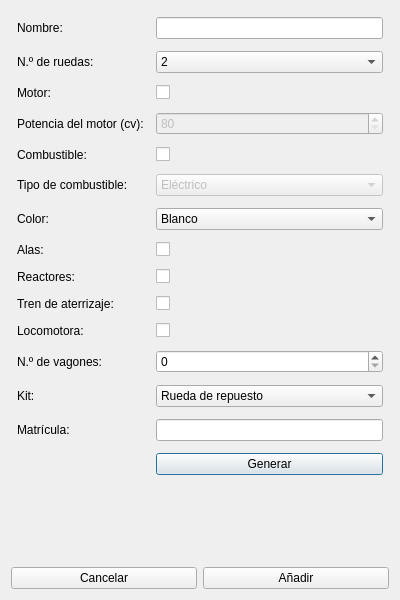
<?xml version="1.0" encoding="UTF-8"?>
<ui version="4.0">
 <class>AddVehicleFormWindow</class>
 <widget class="QDialog" name="AddVehicleFormWindow">
  <property name="enabled">
   <bool>true</bool>
  </property>
  <property name="geometry">
   <rect>
    <x>0</x>
    <y>0</y>
    <width>400</width>
    <height>600</height>
   </rect>
  </property>
  <property name="sizePolicy">
   <sizepolicy hsizetype="Preferred" vsizetype="Preferred">
    <horstretch>0</horstretch>
    <verstretch>0</verstretch>
   </sizepolicy>
  </property>
  <property name="minimumSize">
   <size>
    <width>400</width>
    <height>600</height>
   </size>
  </property>
  <property name="windowTitle">
   <string>Añadir Vehículo</string>
  </property>
  <layout class="QVBoxLayout" name="verticalLayout">
   <item>
    <layout class="QFormLayout" name="formLayout">
     <property name="horizontalSpacing">
      <number>12</number>
     </property>
     <property name="verticalSpacing">
      <number>12</number>
     </property>
     <property name="leftMargin">
      <number>6</number>
     </property>
     <property name="topMargin">
      <number>6</number>
     </property>
     <property name="rightMargin">
      <number>6</number>
     </property>
     <property name="bottomMargin">
      <number>6</number>
     </property>
     <item row="0" column="0">
      <widget class="QLabel" name="nameLabel">
       <property name="text">
        <string>Nombre:</string>
       </property>
      </widget>
     </item>
     <item row="1" column="0">
      <widget class="QLabel" name="wheelNumLabel">
       <property name="text">
        <string>N.º de ruedas:</string>
       </property>
      </widget>
     </item>
     <item row="2" column="0">
      <widget class="QLabel" name="engineLabel">
       <property name="text">
        <string>Motor:</string>
       </property>
      </widget>
     </item>
     <item row="2" column="1">
      <widget class="QCheckBox" name="engineCheckBox">
       <property name="text">
        <string/>
       </property>
      </widget>
     </item>
     <item row="3" column="0">
      <widget class="QLabel" name="engineHpLabel">
       <property name="text">
        <string>Potencia del motor (cv):</string>
       </property>
      </widget>
     </item>
     <item row="3" column="1">
      <widget class="QSpinBox" name="engineHpSpinBox">
       <property name="enabled">
        <bool>false</bool>
       </property>
       <property name="minimum">
        <number>80</number>
       </property>
       <property name="maximum">
        <number>450</number>
       </property>
      </widget>
     </item>
     <item row="4" column="0">
      <widget class="QLabel" name="fuelLabel">
       <property name="text">
        <string>Combustible:</string>
       </property>
      </widget>
     </item>
     <item row="4" column="1">
      <widget class="QCheckBox" name="fuelCheckBox">
       <property name="text">
        <string/>
       </property>
      </widget>
     </item>
     <item row="5" column="0">
      <widget class="QLabel" name="fuelTypeLabel">
       <property name="text">
        <string>Tipo de combustible:</string>
       </property>
      </widget>
     </item>
     <item row="5" column="1">
      <widget class="QComboBox" name="fuelTypeComboBox">
       <property name="enabled">
        <bool>false</bool>
       </property>
       <item>
        <property name="text">
         <string>Eléctrico</string>
        </property>
       </item>
       <item>
        <property name="text">
         <string>Gasolina</string>
        </property>
       </item>
       <item>
        <property name="text">
         <string>Diésel</string>
        </property>
       </item>
       <item>
        <property name="text">
         <string>Híbrido</string>
        </property>
       </item>
       <item>
        <property name="text">
         <string>Queroseno</string>
        </property>
       </item>
      </widget>
     </item>
     <item row="6" column="0">
      <widget class="QLabel" name="colorLabel">
       <property name="text">
        <string>Color:</string>
       </property>
      </widget>
     </item>
     <item row="6" column="1">
      <widget class="QComboBox" name="colorComboBox">
       <item>
        <property name="text">
         <string>Blanco</string>
        </property>
       </item>
       <item>
        <property name="text">
         <string>Negro</string>
        </property>
       </item>
       <item>
        <property name="text">
         <string>Rojo</string>
        </property>
       </item>
       <item>
        <property name="text">
         <string>Azul</string>
        </property>
       </item>
       <item>
        <property name="text">
         <string>Amarillo</string>
        </property>
       </item>
       <item>
        <property name="text">
         <string>Verde</string>
        </property>
       </item>
      </widget>
     </item>
     <item row="7" column="0">
      <widget class="QLabel" name="wingsLabel">
       <property name="text">
        <string>Alas:</string>
       </property>
      </widget>
     </item>
     <item row="7" column="1">
      <widget class="QCheckBox" name="wingsCheckBox">
       <property name="text">
        <string/>
       </property>
      </widget>
     </item>
     <item row="8" column="0">
      <widget class="QLabel" name="reactorsLabel">
       <property name="text">
        <string>Reactores:</string>
       </property>
      </widget>
     </item>
     <item row="8" column="1">
      <widget class="QCheckBox" name="reactorsCheckBox">
       <property name="text">
        <string/>
       </property>
      </widget>
     </item>
     <item row="9" column="0">
      <widget class="QLabel" name="undercarriageLabel">
       <property name="text">
        <string>Tren de aterrizaje:</string>
       </property>
      </widget>
     </item>
     <item row="10" column="0">
      <widget class="QLabel" name="locomotiveLabel">
       <property name="text">
        <string>Locomotora:</string>
       </property>
      </widget>
     </item>
     <item row="12" column="1">
      <widget class="QComboBox" name="repairKitComboBox">
       <item>
        <property name="text">
         <string>Rueda de repuesto</string>
        </property>
       </item>
       <item>
        <property name="text">
         <string>Kit de reparación de pinchazos</string>
        </property>
       </item>
      </widget>
     </item>
     <item row="9" column="1">
      <widget class="QCheckBox" name="undercarriageCheckBox">
       <property name="text">
        <string/>
       </property>
      </widget>
     </item>
     <item row="10" column="1">
      <widget class="QCheckBox" name="locomotiveCheckBox">
       <property name="text">
        <string/>
       </property>
      </widget>
     </item>
     <item row="11" column="0">
      <widget class="QLabel" name="wagonNumLabel">
       <property name="text">
        <string>N.º de vagones:</string>
       </property>
      </widget>
     </item>
     <item row="11" column="1">
      <widget class="QSpinBox" name="wagonNumSpinBox">
       <property name="minimum">
        <number>0</number>
       </property>
       <property name="maximum">
        <number>20</number>
       </property>
       <property name="singleStep">
        <number>5</number>
       </property>
       <property name="value">
        <number>0</number>
       </property>
      </widget>
     </item>
     <item row="1" column="1">
      <widget class="QComboBox" name="wheelNumComboBox">
       <item>
        <property name="text">
         <string>2</string>
        </property>
       </item>
       <item>
        <property name="text">
         <string>3</string>
        </property>
       </item>
       <item>
        <property name="text">
         <string>4</string>
        </property>
       </item>
       <item>
        <property name="text">
         <string>6</string>
        </property>
       </item>
       <item>
        <property name="text">
         <string>40</string>
        </property>
       </item>
      </widget>
     </item>
     <item row="0" column="1">
      <widget class="QLineEdit" name="nameLineEdit"/>
     </item>
     <item row="12" column="0">
      <widget class="QLabel" name="repairKitLabel">
       <property name="text">
        <string>Kit:</string>
       </property>
      </widget>
     </item>
     <item row="13" column="0">
      <widget class="QLabel" name="plateLabel">
       <property name="text">
        <string>Matrícula:</string>
       </property>
      </widget>
     </item>
     <item row="13" column="1">
      <widget class="QLineEdit" name="plateLineEdit">
       <property name="enabled">
        <bool>true</bool>
       </property>
       <property name="readOnly">
        <bool>true</bool>
       </property>
       <property name="clearButtonEnabled">
        <bool>false</bool>
       </property>
      </widget>
     </item>
     <item row="14" column="1">
      <widget class="QPushButton" name="generatePlateBtn">
       <property name="sizePolicy">
        <sizepolicy hsizetype="Expanding" vsizetype="Fixed">
         <horstretch>0</horstretch>
         <verstretch>0</verstretch>
        </sizepolicy>
       </property>
       <property name="text">
        <string>Generar</string>
       </property>
      </widget>
     </item>
    </layout>
   </item>
   <item>
    <layout class="QHBoxLayout" name="horizontalLayout">
     <property name="topMargin">
      <number>0</number>
     </property>
     <item>
      <widget class="QPushButton" name="cancelBtn">
       <property name="text">
        <string>Cancelar</string>
       </property>
      </widget>
     </item>
     <item>
      <widget class="QPushButton" name="addVehicleBtn">
       <property name="text">
        <string>Añadir</string>
       </property>
      </widget>
     </item>
    </layout>
   </item>
  </layout>
 </widget>
 <resources/>
 <connections>
  <connection>
   <sender>engineCheckBox</sender>
   <signal>toggled(bool)</signal>
   <receiver>engineHpSpinBox</receiver>
   <slot>setEnabled(bool)</slot>
   <hints>
    <hint type="sourcelabel">
     <x>158</x>
     <y>80</y>
    </hint>
    <hint type="destinationlabel">
     <x>158</x>
     <y>97</y>
    </hint>
   </hints>
  </connection>
  <connection>
   <sender>fuelCheckBox</sender>
   <signal>toggled(bool)</signal>
   <receiver>fuelTypeComboBox</receiver>
   <slot>setEnabled(bool)</slot>
   <hints>
    <hint type="sourcelabel">
     <x>183</x>
     <y>136</y>
    </hint>
    <hint type="destinationlabel">
     <x>179</x>
     <y>158</y>
    </hint>
   </hints>
  </connection>
 </connections>
</ui>
